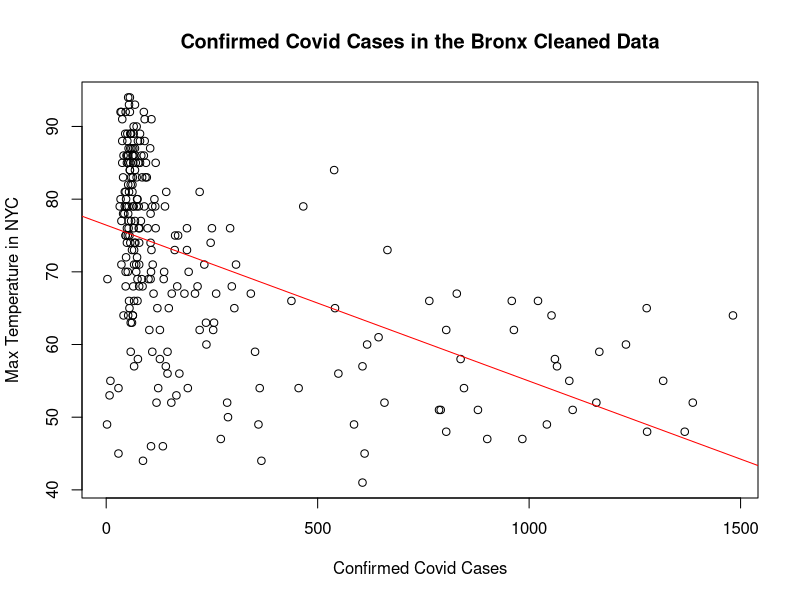
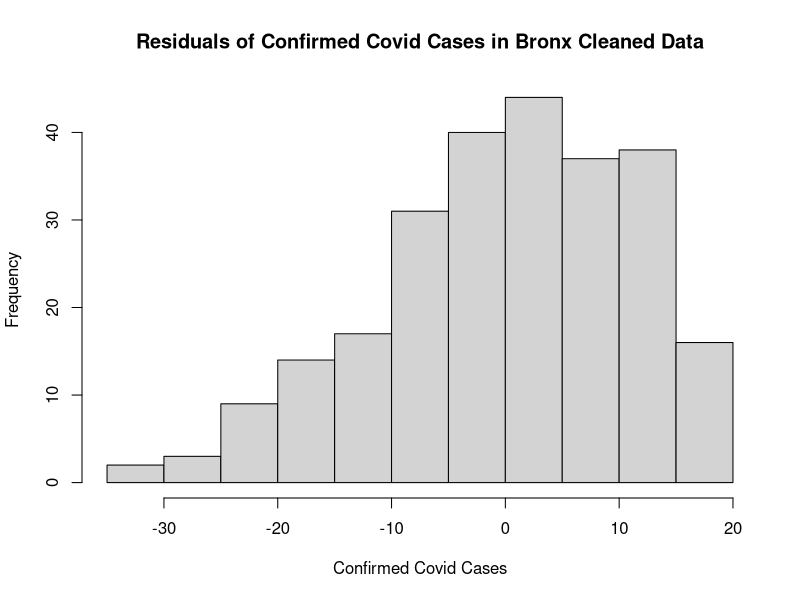
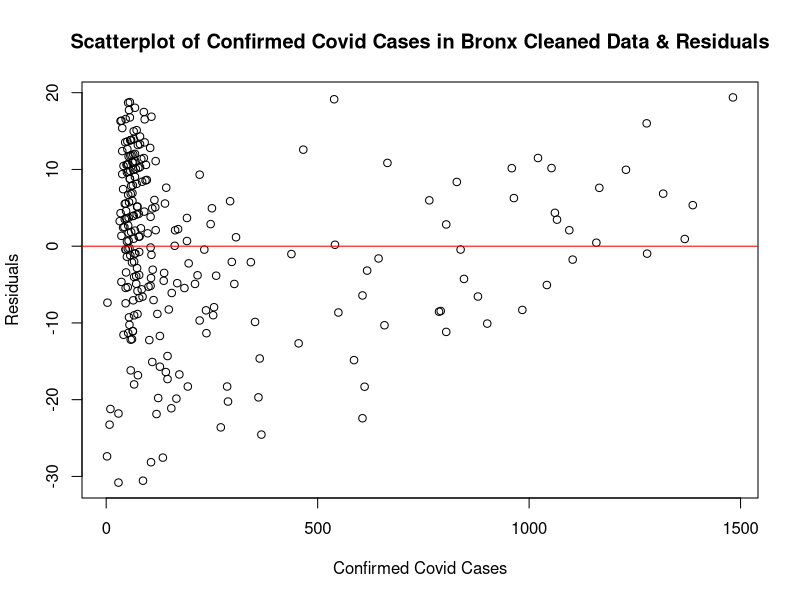
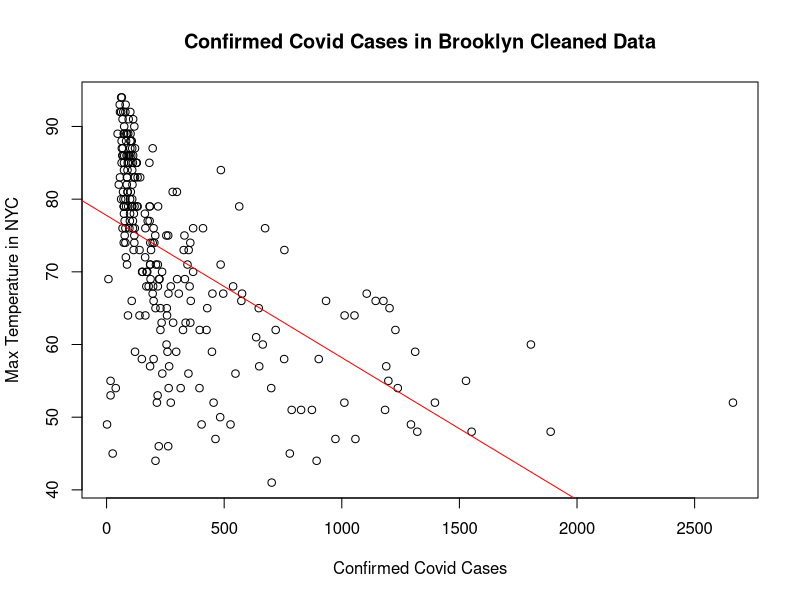
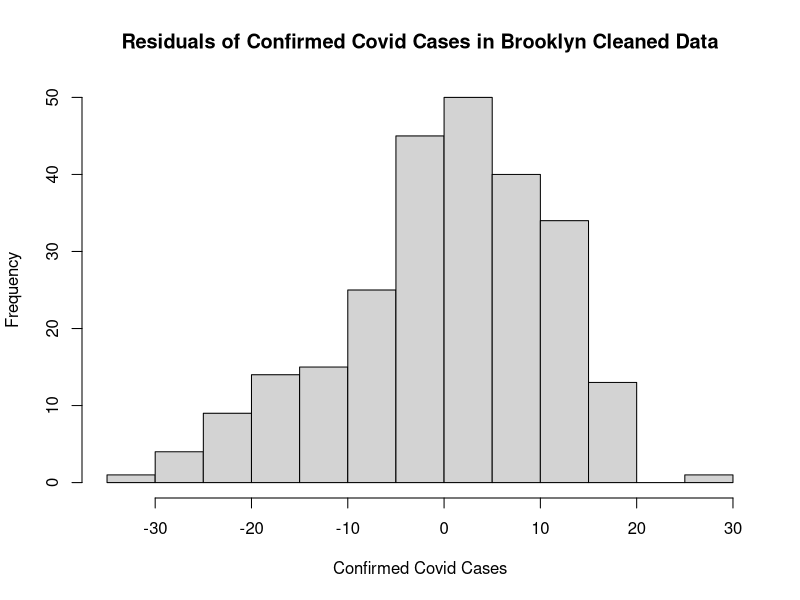
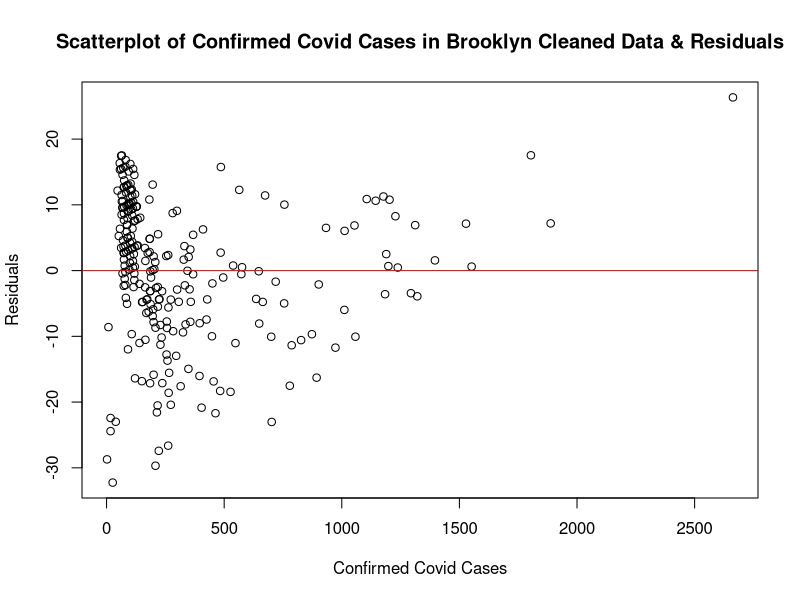
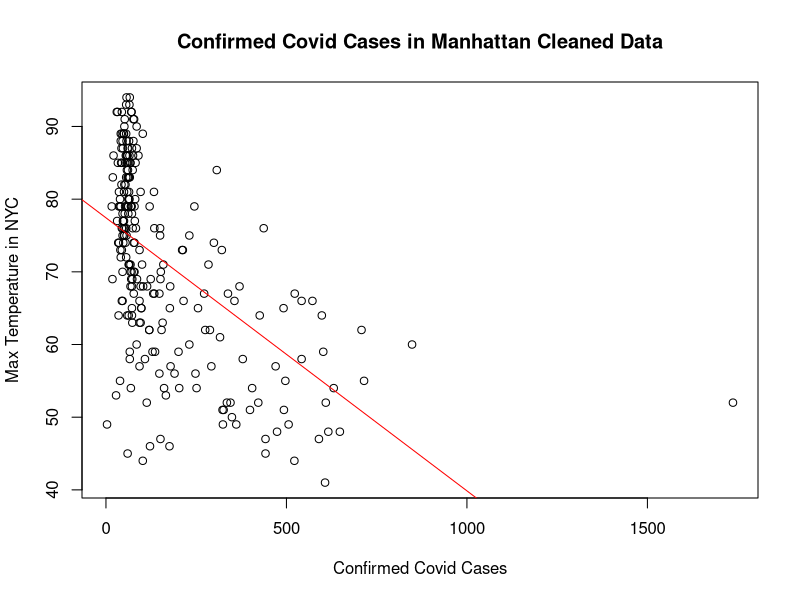
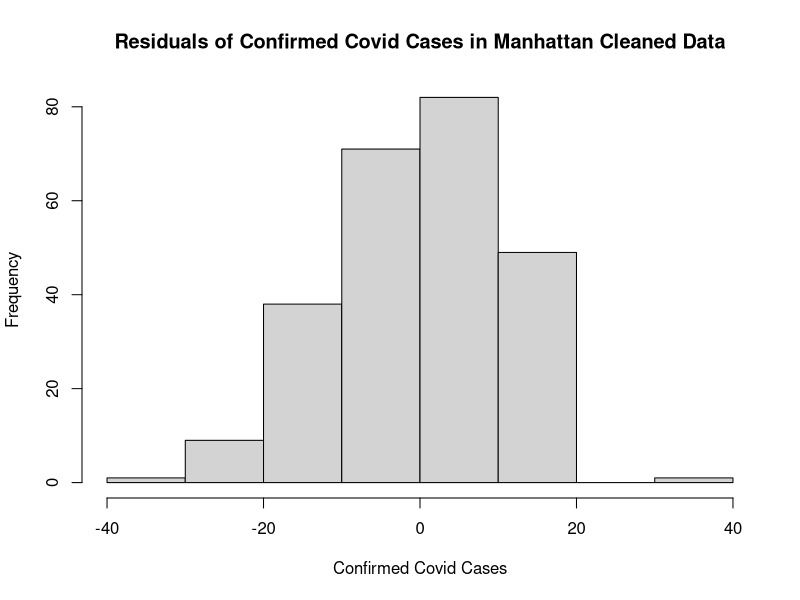

Recreate these plots in R, in order.
#MAT327, Fall 2020, Project Milestone 3, Step 9, Wella Haya 12/10/2020

#importing the cleaned up version of the US Confirmed cases of Covid-19 from John Hopkins university. For this data set we are specifically looking at the NYC Boroughs (Counties) and added information from the Weather Channel (specifically min/max temp and weather type) to see if there are any correlations between Covid-19 confirmed cases in NYC and the weather.
library(readr)
NYC <- read_csv("US Confirmed Cases With Weather updated non cumulative.csv")

#viewing the Covid-19 Data
View(NYC)

#make a subset of the Covid-19 Data that removes all zero values
NYC4 <- subset(NYC, Bronx!=0 & `Brooklyn (Kings)`!=0 & `Manhattan (New York)` !=0 & Queens !=0 & `Staten Island (Richmond)` !=0)

#viewing the cleaned up Covid-19 Data
NYC4

#make a scatterplot of the values in the Bronx column (X-Values) and the values in the Max_Temp column (Y-values) from the cleaned data
plot(NYC4$Bronx, NYC4$`Max-Temp`, xlab = "Confirmed Covid Cases", ylab = "Max Temperature in NYC", main = "Confirmed Covid Cases in the Bronx Cleaned Data")

#Create subset of linear regression from the values in the Bronx column (X-Values) and the values in the Max_Temp column (Y-values) from the cleaned data
lrbronx.lm <- lm(`Max-Temp`~Bronx,data=NYC4)

#View linear regression line in red of the values in the Bronx column (X-Values) and the values in the Max_Temp column (Y-values) from the cleaned data
abline(lrbronx.lm,col = "red")

#View linear regression summary of the values in the Bronx column (X-Values) and the values in the Max_Temp column (Y-values) from the cleaned data
summary(lrbronx.lm)

#make a histogram of the residual values from the linear regression model lrbronx.lm 
hist(resid(lrbronx.lm), xlab = "Confirmed Covid Cases", ylab = "Frequency", main = "Residuals of Confirmed Covid Cases in Bronx Cleaned Data")

#Compute the mean of the residuals from the linear regression model lrbronx.lm 
mean(resid(lrbronx.lm))

#make a scatterplot of the values in the Bronx column (X-Values) and the the residual values from the linear regression model lrbronx.lm 
plot(NYC4$Bronx, resid(lrbronx.lm), xlab = "Confirmed Covid Cases", ylab = "Residuals", main = "Scatterplot of Confirmed Covid Cases in Bronx Cleaned Data & Residuals")

# Add a horizontal line at 0 to the Residuals Bronx scatterplot 
abline(h = 0, col = "red")

#make a scatterplot of the values in the Brooklyn (Kings) column (X-Values) and the values in the Max_Temp column (Y-values) from the cleaned data
plot(NYC4$`Brooklyn (Kings)`, NYC4$`Max-Temp`, xlab = "Confirmed Covid Cases", ylab = "Max Temperature in NYC", main = "Confirmed Covid Cases in Brooklyn Cleaned Data")

#Create subset of linear regression from the values in the Brooklyn (Kings) column (X-Values) and the values in the Max_Temp column (Y-values) from the cleaned data
lrbrooklyn.lm <- lm(`Max-Temp`~`Brooklyn (Kings)`,data=NYC4)

#View linear regression line in red of the values in the Brooklyn (Kings) column (X-Values) and the values in the Max_Temp column (Y-values) from the cleaned data
abline(lrbrooklyn.lm,col = "red")

#View linear regression summary of the values in the Brooklyn (Kings) column (X-Values) and the values in the Max_Temp column (Y-values) from the cleaned data
summary(lrbrooklyn.lm)

#make a histogram of the residual values from the linear regression model lrbrooklyn.lm 
hist(resid(lrbrooklyn.lm), xlab = "Confirmed Covid Cases", ylab = "Frequency", main = "Residuals of Confirmed Covid Cases in Brooklyn Cleaned Data")

#Compute the mean of the residuals from the linear regression model lrbrooklyn.lm
mean(resid(lrbrooklyn.lm))

#make a scatterplot of the values in the Brooklyn (Kings) column (X-Values) and the the residual values from the linear regression model lrbrooklyn.lm
plot(NYC4$`Brooklyn (Kings)`, resid(lrbrooklyn.lm), xlab = "Confirmed Covid Cases", ylab = "Residuals", main = "Scatterplot of Confirmed Covid Cases in Brooklyn Cleaned Data & Residuals")

# Add a horizontal line at 0 to the Residuals Brooklyn scatterplot 
abline(h = 0, col = "red")

#make a scatterplot of the values in the Manhattan (New York) column (X-Values) and the values in the Max_Temp column (Y-values) from the cleaned data
plot(NYC4$`Manhattan (New York)`, NYC4$`Max-Temp`, xlab = "Confirmed Covid Cases", ylab = "Max Temperature in NYC", main = "Confirmed Covid Cases in Manhattan Cleaned Data")

#Create subset of linear regression from the values in the Manhattan (New York) column (X-Values) and the values in the Max_Temp column (Y-values) from the cleaned data
lrmanhattan.lm <- lm(`Max-Temp`~`Manhattan (New York)`,data=NYC4)

#View linear regression line in red of the values in the Manhattan (New York) column (X-Values) and the values in the Max_Temp column (Y-values) from the cleaned data
abline(lrmanhattan.lm,col = "red")

#View linear regression summary of the values in the Manhattan (New York) column (X-Values) and the values in the Max_Temp column (Y-values) from the cleaned data
summary(lrmanhattan.lm)

#make a histogram of the residual values from the linear regression model lrmanhattan.lm 
hist(resid(lrmanhattan.lm), xlab = "Confirmed Covid Cases", ylab = "Frequency", main = "Residuals of Confirmed Covid Cases in Manhattan Cleaned Data")

#Compute the mean of the residuals from the linear regression model lrmanhattan.lm
mean(resid(lrmanhattan.lm))

#make a scatterplot of the values in the Manhattan (New York) column (X-Values) and the the residual values from the linear regression model lrmanhattan.lm
plot(NYC4$`Manhattan (New York)`, resid(lrmanhattan.lm), xlab = "Confirmed Covid Cases", ylab = "Residuals", main = "Scatterplot of Confirmed Covid Cases in Manhattan Cleaned Data & Residuals")

# Add a horizontal line at 0 to the Residuals Manhattan scatterplot 
abline(h = 0, col = "red")

#make a scatterplot of the values in the Queens column (X-Values) and the values in the Max_Temp column (Y-values) from the cleaned data
plot(NYC4$Queens, NYC4$`Max-Temp`, xlab = "Confirmed Covid Cases", ylab = "Max Temperature in NYC", main = "Confirmed Covid Cases in Queens Cleaned Data")

#Create subset of linear regression from the values in the Queens column (X-Values) and the values in the Max_Temp column (Y-values) from the cleaned data
lrqueens.lm <- lm(`Max-Temp`~Queens,data=NYC4)

#View linear regression line in red of the values in the Queens column (X-Values) and the values in the Max_Temp column (Y-values) from the cleaned data
abline(lrqueens.lm,col = "red")

#View linear regression summary of the values in the Queens column (X-Values) and the values in the Max_Temp column (Y-values) from the cleaned data
summary(lrqueens.lm)

#make a histogram of the residual values from the linear regression model lrqueens.lm
hist(resid(lrqueens.lm), xlab = "Confirmed Covid Cases", ylab = "Frequency", main = "Residuals of Confirmed Covid Cases in Queens Cleaned Data")

#Compute the mean of the residuals from the linear regression model lrqueens.lm
mean(resid(lrqueens.lm))

#make a scatterplot of the values in the Queens column (X-Values) and the the residual values from the linear regression model lrqueens.lm
plot(NYC4$Queens, resid(lrqueens.lm), xlab = "Confirmed Covid Cases", ylab = "Residuals", main = "Scatterplot of Confirmed Covid Cases in Queens Cleaned Data & Residuals")

# Add a horizontal line at 0 to the Residuals Queens scatterplot 
abline(h = 0, col = "red")

#make a scatterplot of the values in the Staten Island (Richmond) column (X-Values) and the values in the Max_Temp column (Y-values) from the cleaned data
plot(NYC4$`Staten Island (Richmond)`, NYC4$`Max-Temp`, xlab = "Confirmed Covid Cases", ylab = "Max Temperature in NYC", main = "Confirmed Covid Cases in Staten Island Cleaned Data")

#Create subset of linear regression from the values in the Staten Island (Richmond) column (X-Values) and the values in the Max_Temp column (Y-values) from the cleaned data
lrstatenisland.lm <- lm(`Max-Temp`~`Staten Island (Richmond)`,data=NYC4)

#View linear regression line in red of the values in the Staten Island (Richmond) column (X-Values) and the values in the Max_Temp column (Y-values) from the cleaned data
abline(lrstatenisland.lm,col = "red")

#View linear regression summary of the values in the Staten Island (Richmond) column (X-Values) and the values in the Max_Temp column (Y-values) from the cleaned data
summary(lrstatenisland.lm)

#make a histogram of the residual values from the linear regression model lrstatenisland.lm
hist(resid(lrstatenisland.lm), xlab = "Confirmed Covid Cases", ylab = "Frequency", main = "Residuals of Confirmed Covid Cases in Staten Island Cleaned Data")

#Compute the mean of the residuals from the linear regression model lrstatenisland.lm
mean(resid(lrstatenisland.lm))

#make a scatterplot of the values in the Staten Island (Richmond) column (X-Values) and the the residual values from the linear regression model lrstatenisland.lm
plot(NYC4$`Staten Island (Richmond)`, resid(lrstatenisland.lm), xlab = "Confirmed Covid Cases", ylab = "Residuals", main = "Scatterplot of Confirmed Covid Cases in Staten Island Cleaned Data & Residuals")

# Add a horizontal line at 0 to the Residuals Staten Island scatterplot 
abline(h = 0, col = "red")